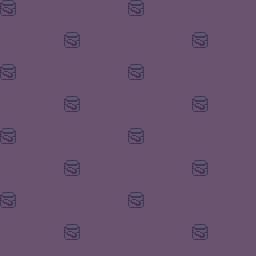

The image is a tile-based game level rendered from a .tmx file. Its description and complete source (layers, tilesets, objects, tile grids) follow:
An orthogonal 16x16 tile map with 16x16 px tiles, 1 tile layer (Tile Layer 1).

<map version="1.10" tiledversion="1.12.2" orientation="orthogonal" renderorder="right-down" width="16" height="16" tilewidth="16" tileheight="16" infinite="0" nextlayerid="2" nextobjectid="1">
 <tileset firstgid="1" source="pickle_bg.tsx" />
 <layer id="1" name="Tile Layer 1" width="16" height="16">
  <data encoding="csv">
1,2,2,2,2,2,2,2,1,2,2,2,2,2,2,2,
2,2,2,2,2,2,2,2,2,2,2,2,2,2,2,2,
2,2,2,2,1,2,2,2,2,2,2,2,1,2,2,2,
2,2,2,2,2,2,2,2,2,2,2,2,2,2,2,2,
1,2,2,2,2,2,2,2,1,2,2,2,2,2,2,2,
2,2,2,2,2,2,2,2,2,2,2,2,2,2,2,2,
2,2,2,2,1,2,2,2,2,2,2,2,1,2,2,2,
2,2,2,2,2,2,2,2,2,2,2,2,2,2,2,2,
1,2,2,2,2,2,2,2,1,2,2,2,2,2,2,2,
2,2,2,2,2,2,2,2,2,2,2,2,2,2,2,2,
2,2,2,2,1,2,2,2,2,2,2,2,1,2,2,2,
2,2,2,2,2,2,2,2,2,2,2,2,2,2,2,2,
1,2,2,2,2,2,2,2,1,2,2,2,2,2,2,2,
2,2,2,2,2,2,2,2,2,2,2,2,2,2,2,2,
2,2,2,2,1,2,2,2,2,2,2,2,1,2,2,2,
2,2,2,2,2,2,2,2,2,2,2,2,2,2,2,2
</data>
 </layer>
</map>
